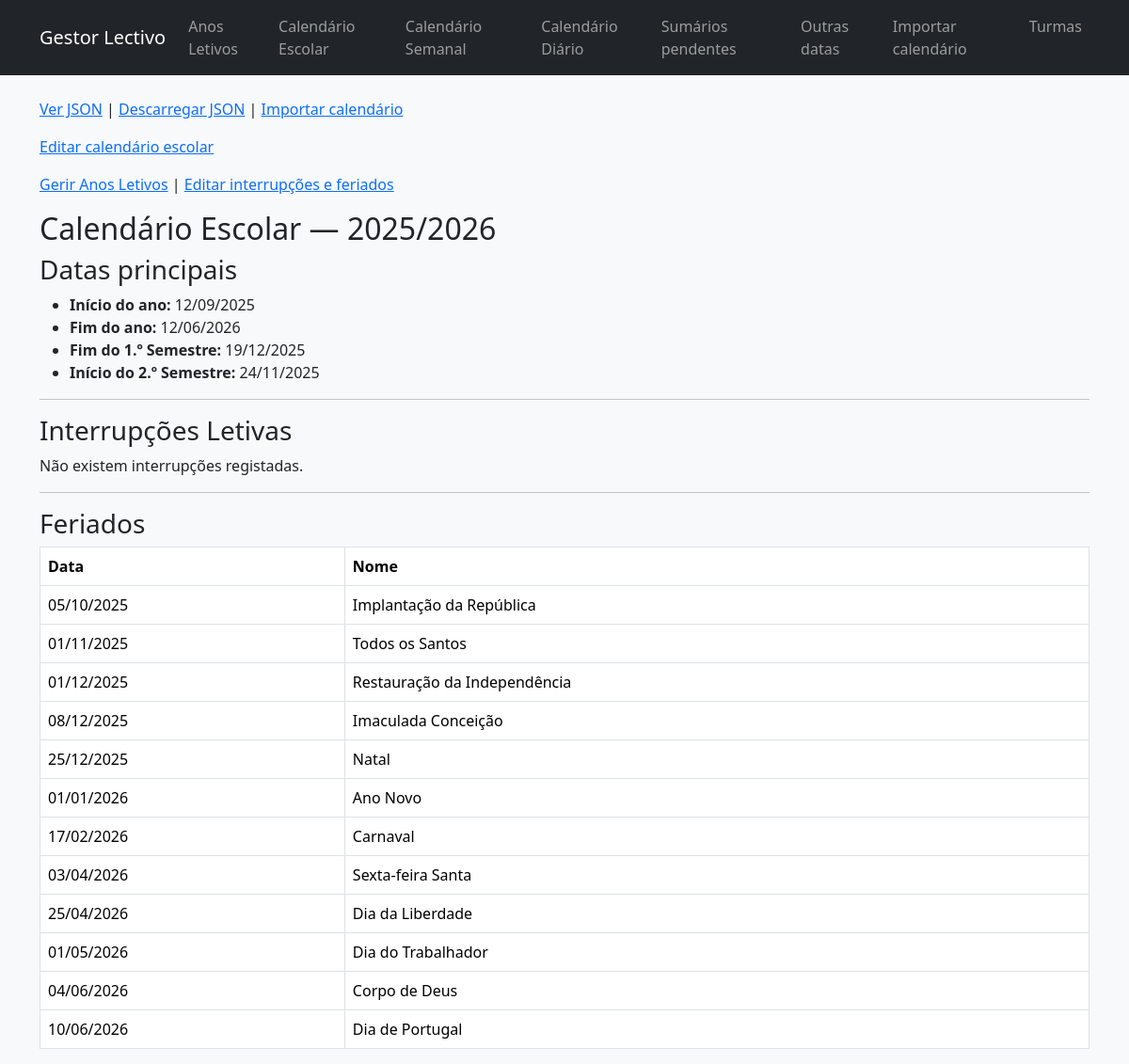
Before: /calendario-escolar with the older database file.
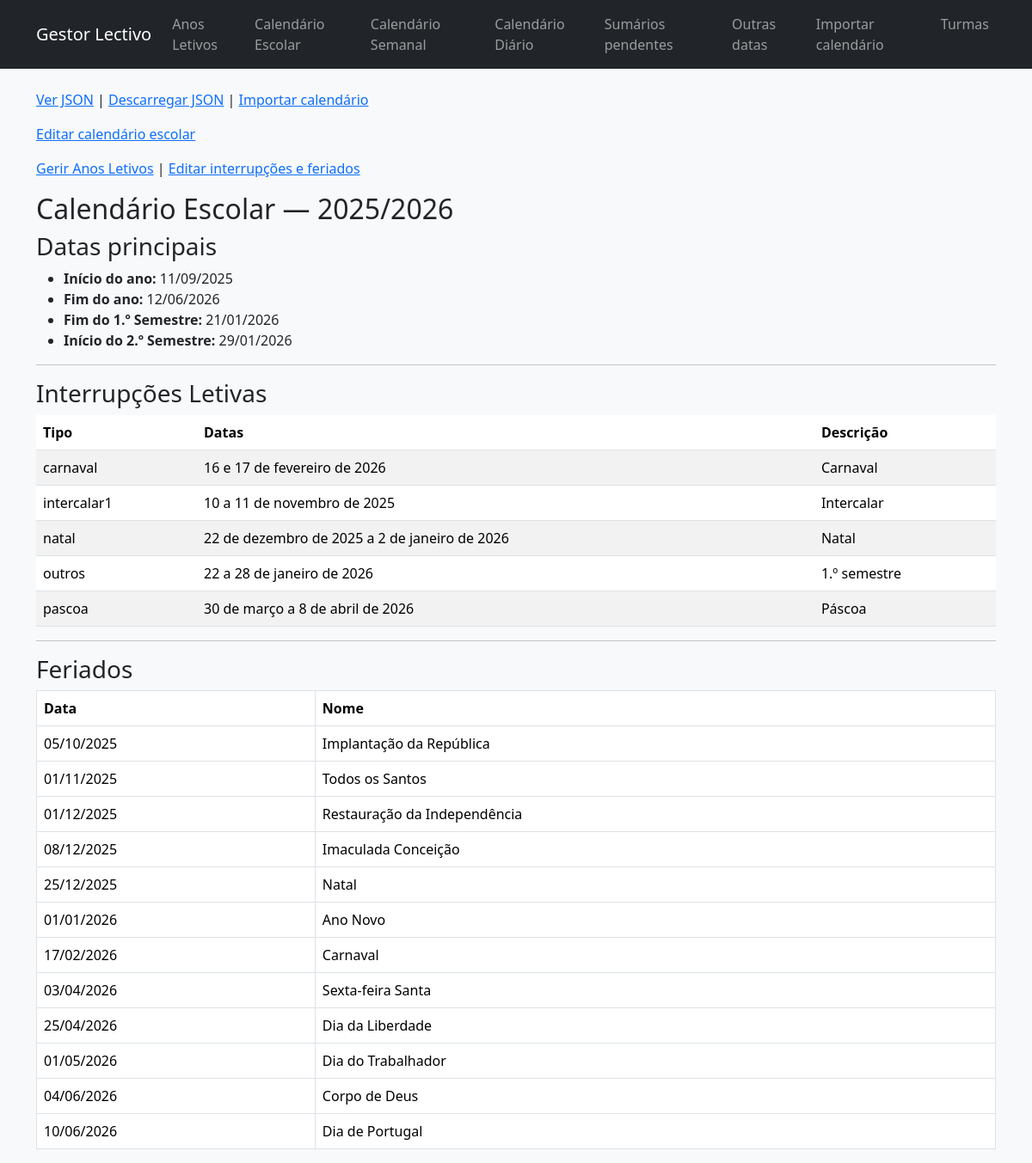
After: the same page with the newer database file.
### models.py (models this page shows)
class AnoLetivo(db.Model):
    __tablename__ = "anos_letivos"
    id = db.Column(db.Integer, primary_key=True)
    nome = db.Column(db.String(20), unique=True, nullable=False)
    data_inicio_ano = db.Column(db.Date, nullable=False)
    data_fim_ano = db.Column(db.Date, nullable=False)
    data_fim_semestre1 = db.Column(db.Date, nullable=False)
    data_inicio_semestre2 = db.Column(db.Date, nullable=False)
    descricao = db.Column(db.String(255))
    ativo = db.Column(db.Boolean, nullable=False, default=False)
    fechado = db.Column(db.Boolean, nullable=False, default=False)

class Feriado(db.Model):
    __tablename__ = "feriados"
    id = db.Column(db.Integer, primary_key=True)
    ano_letivo_id = db.Column(db.Integer, db.ForeignKey("anos_letivos.id"), nullable=False)
    ano_letivo = db.relationship("AnoLetivo", backref="feriados")
    data = db.Column(db.Date, nullable=True)
    data_text = db.Column(db.String(255), nullable=True)
    nome = db.Column(db.String(255), nullable=False)

class InterrupcaoLetiva(db.Model):
    __tablename__ = "interrupcoes_letivas"
    id = db.Column(db.Integer, primary_key=True)
    ano_letivo_id = db.Column(db.Integer, db.ForeignKey("anos_letivos.id"), nullable=False)
    ano_letivo = db.relationship("AnoLetivo", backref="interrupcoes")
    tipo = db.Column(db.String(50), nullable=False)
    data_inicio = db.Column(db.Date, nullable=True)
    data_fim = db.Column(db.Date, nullable=True)
    data_text = db.Column(db.String(255), nullable=True)
    descricao = db.Column(db.String(255), nullable=True)

### app.py (the view)
    @app.route("/calendario-escolar")
    def calendario_escolar():
        ano = get_ano_letivo_atual()
        if not ano:
            flash("Ainda não existe Ano Letivo definido.", "error")
            return redirect(url_for("calendario_escolar_importar"))
        interrupcoes = (
            InterrupcaoLetiva.query
            .filter_by(ano_letivo_id=ano.id)
            .order_by(InterrupcaoLetiva.tipo)
            .all()
        )
        feriados = (
            Feriado.query
            .filter_by(ano_letivo_id=ano.id)
            .order_by(Feriado.data)
            .all()
        )
        return render_template(
            "calendario/escolar.html",
            ano=ano,
            interrupcoes=interrupcoes,
            feriados=feriados,
        )

### templates/calendario/escolar.html
{% extends "base.html" %}
{% block content %}
<p>
  <a href="{{ url_for('calendario_escolar_json') }}">Ver JSON</a> |
  <a href="{{ url_for('calendario_escolar_json', download=1) }}">Descarregar JSON</a>
  | <a href="{{ url_for('calendario_escolar_importar') }}">Importar calendário</a>
</p>
<p>
  <a href="{{ url_for('calendario_escolar_gestao') }}">Editar calendário escolar</a>
</p>
<p>
  <a href="{{ url_for('anos_letivos_list') }}">Gerir Anos Letivos</a> |
  <a href="{{ url_for('calendario_escolar_gestao') }}">Editar interrupções e feriados</a>
</p>
<h2>Calendário Escolar — {{ ano.nome if ano else "Sem Ano Letivo" }}</h2>
{% if not ano %}
<p><strong>Não existe ano letivo definido.</strong></p>
{% else %}
<h3>Datas principais</h3>
<ul>
    <li><strong>Início do ano:</strong> {{ ano.data_inicio_ano.strftime("%d/%m/%Y") }}</li>
    <li><strong>Fim do ano:</strong> {{ ano.data_fim_ano.strftime("%d/%m/%Y") }}</li>
    <li><strong>Fim do 1.º Semestre:</strong> {{ ano.data_fim_semestre1.strftime("%d/%m/%Y") }}</li>
    <li><strong>Início do 2.º Semestre:</strong> {{ ano.data_inicio_semestre2.strftime("%d/%m/%Y") }}</li>
</ul>
<hr>
<h3>Interrupções Letivas</h3>
{% if interrupcoes %}
<table class="table table-striped">
    <thead>
        <tr>
            <th>Tipo</th>
            <th>Datas</th>
            <th>Descrição</th>
        </tr>
    </thead>
    <tbody>
        {% for i in interrupcoes %}
        <tr>
            <td>{{ i.tipo }}</td>
            <td>
                {% if i.data_text %}
                    {{ i.data_text }}
                {% else %}
                    {{ i.data_inicio.strftime("%d/%m/%Y") }} a {{ i.data_fim.strftime("%d/%m/%Y") }}
                {% endif %}
            </td>
            <td>{{ i.descricao or "" }}</td>
        </tr>
        {% endfor %}
    </tbody>
</table>
{% else %}
<p>Não existem interrupções registadas.</p>
{% endif %}
<hr>
<h3>Feriados</h3>
{% if feriados %}
<table class="table table-bordered">
    <thead>
        <tr>
            <th>Data</th>
            <th>Nome</th>
        </tr>
    </thead>
    <tbody>
        {% for f in feriados %}
        <tr>
            <td>
                {% if f.data_text %}
                    {{ f.data_text }}
                {% else %}
                    {{ f.data.strftime("%d/%m/%Y") }}
                {% endif %}
            </td>
            <td>{{ f.nome }}</td>
        </tr>
        {% endfor %}
    </tbody>
</table>
{% else %}
<p>Não existem feriados registados.</p>
{% endif %}
{% endif %}
{% endblock %}

### templates/base.html (shortened to what this page needs)
<!DOCTYPE html>
<html lang="pt">
<head>
    <link rel="stylesheet"
          href="https://cdn.jsdelivr.net/npm/bootstrap@5.3.2/dist/css/bootstrap.min.css">
</head>
<body class="bg-light">
<nav class="navbar navbar-dark bg-dark navbar-expand-lg mb-4">
    <div class="container">
        <a class="navbar-brand" href="/">Gestor Lectivo</a>
        <ul class="navbar-nav ms-auto">
            <li class="nav-item"><a class="nav-link" href="/anos-letivos">Anos Letivos</a></li>
            <li class="nav-item"><a class="nav-link" href="/calendario-escolar">Calendário Escolar</a></li>
            <li class="nav-item"><a class="nav-link" href="/calendario/semana">Calendário Semanal</a></li>
            <li class="nav-item"><a class="nav-link" href="/calendario/dia">Calendário Diário</a></li>
            <li class="nav-item"><a class="nav-link" href="/calendario/sumarios-pendentes">Sumários pendentes</a></li>
            <li class="nav-item"><a class="nav-link" href="/calendario/outras-datas">Outras datas</a></li>
            <li class="nav-item"><a class="nav-link" href="/calendarios/import">Importar calendário</a></li>
            <li class="nav-item"><a class="nav-link" href="/turmas">Turmas</a></li>
        </ul>
    </div>
</nav>
<div class="container">
    {% block content %}{% endblock %}
</div>
</body>
</html>

Changed rows visible on the page:
changed AnoLetivo: data_inicio_ano "12/09/2025" → "11/09/2025"; data_fim_semestre1 "19/12/2025" → "21/01/2026"; data_inicio_semestre2 "24/11/2025" → "29/01/2026"
added InterrupcaoLetiva: tipo "carnaval", data_text "16 e 17 de fevereiro de 2026", descricao "Carnaval"
added InterrupcaoLetiva: tipo "intercalar1", data_text "10 a 11 de novembro de 2025", descricao "Intercalar"
added InterrupcaoLetiva: tipo "natal", data_text "22 de dezembro de 2025 a 2 de janeiro de 2026", descricao "Natal"
added InterrupcaoLetiva: tipo "outros", data_text "22 a 28 de janeiro de 2026", descricao "1.º semestre"
added InterrupcaoLetiva: tipo "pascoa", data_text "30 de março a 8 de abril de 2026", descricao "Páscoa"
Other visible differences:
text no longer shown: "Não existem interrupções registadas."
text now shown: "Tipo Datas Descrição"
